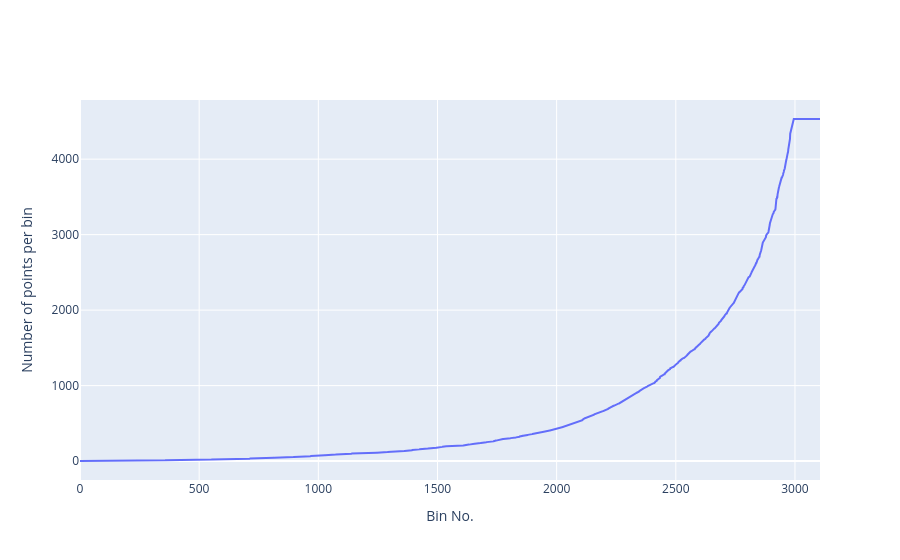

Source (notebook cell):
### Code cell
_ = profileNo_vs_xy_bins(df_sampled_0, n_x_bins=100, n_y_bins=100, show_threshold=False, projection='npstere')

### Figure 1 — Plotly figure (JSON) as saved in the notebook; plotly's stock layout.template omitted (floating-point values rounded to 4 significant figures; data arrays with more than 128 entries replaced by an {"elided": "..."} marker saying what was removed)
{"data": [{"type": "scatter", "x": {"elided": "3106 int values"}, "y": {"elided": "3106 int values"}}], "layout": {"xaxis": {"title": {"text": "Bin No."}}, "yaxis": {"title": {"text": "Number of points per bin"}}}}
